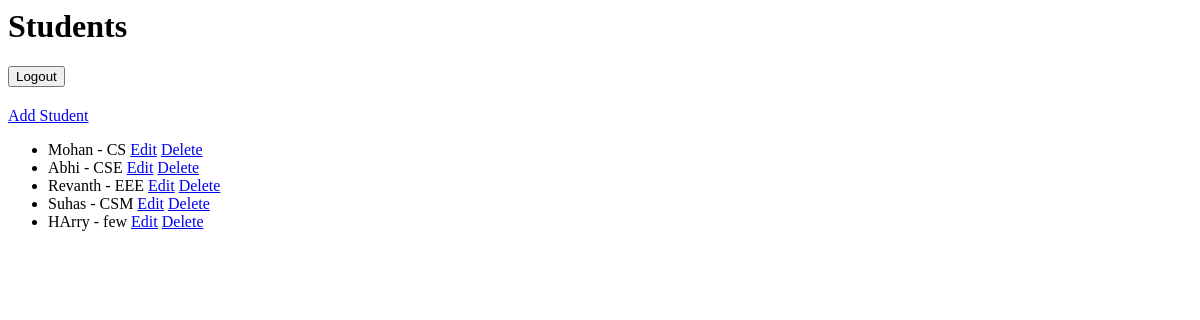
Page / (signed in) on the earlier database version.
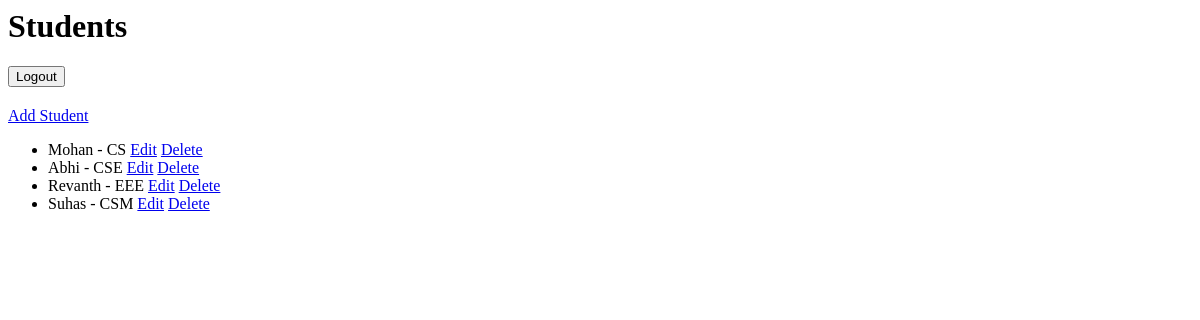
Same page on the later database version.
### students/models.py (models this page shows, shortened)
class Student(models.Model):
    name = models.CharField(max_length=100)
    email = models.EmailField(unique=True)
    age = models.IntegerField()
    course = models.CharField(max_length=100)
    created_at = models.DateTimeField(auto_now_add=True)

### students/views.py (the view)
# urls.py: path('', views.student_list, name='student_list'),
@login_required
def student_list(request):
    students = Student.objects.all()
    return render(request , 'students/student_list.html', {'students': students})

### students/templates/students/student_list.html (shortened to what this page needs)
<h1>Students</h1>
<form method="post" action="{% url 'logout' %}" style="margin-bottom: 20px;">
    <button type="submit">Logout</button>
</form>
<a href="{% url 'student_create' %}">Add Student</a>
<ul>
  {% for student in students %}
    <li>
      {{ student.name }} - {{ student.course }}
      <a href="{% url 'student_update' student.id %}">Edit</a>
      <a href="{% url 'student_delete' student.id %}">Delete</a>
    </li>
  {% endfor %}
</ul>

Differences in the rows shown:
removed Student: name "HArry", course "few"
